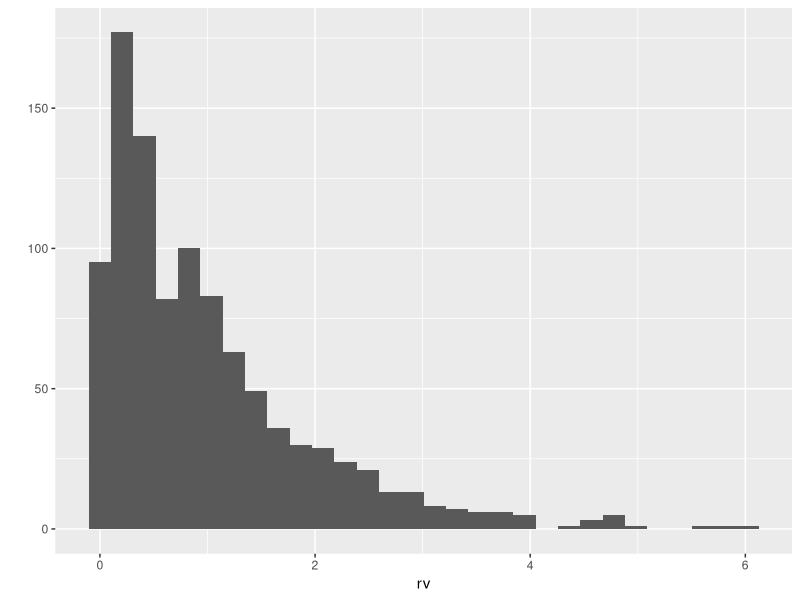
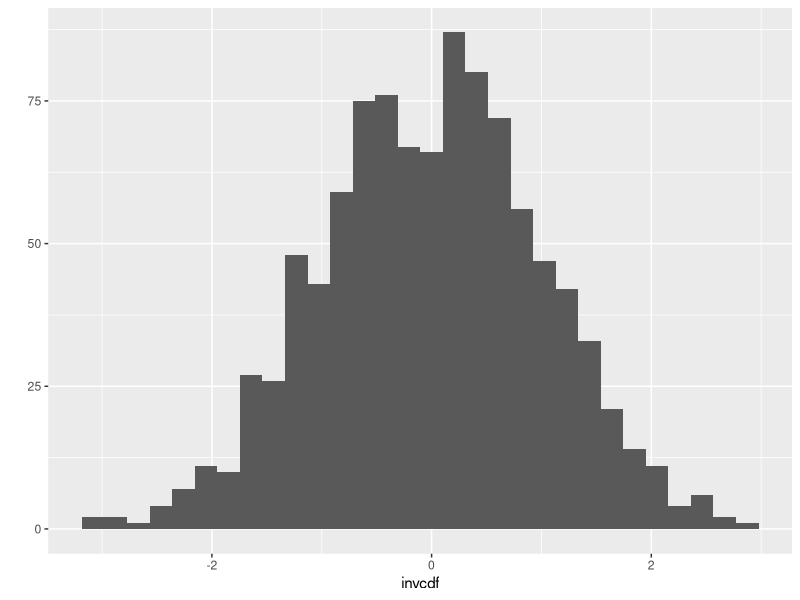
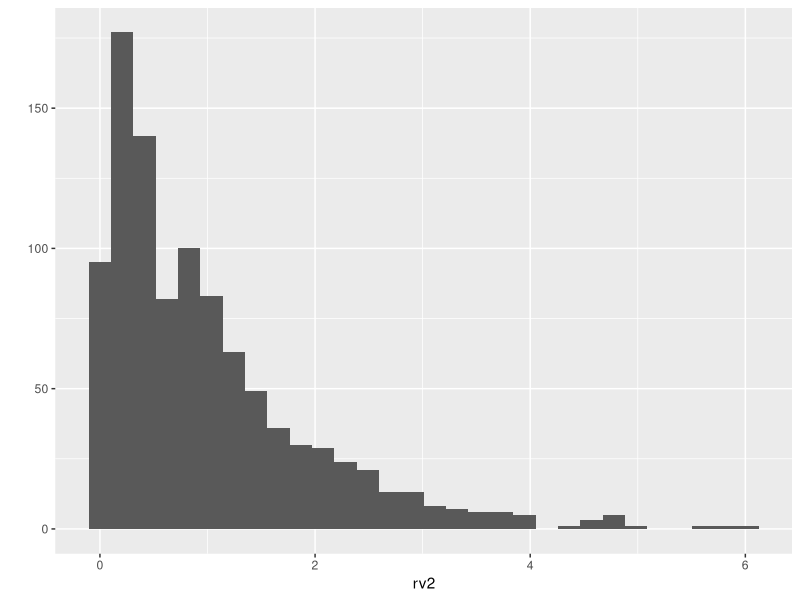
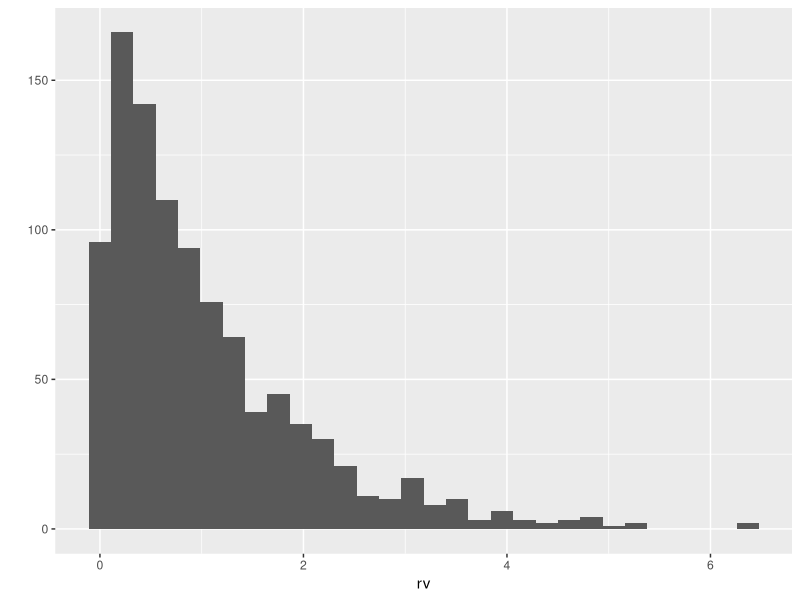
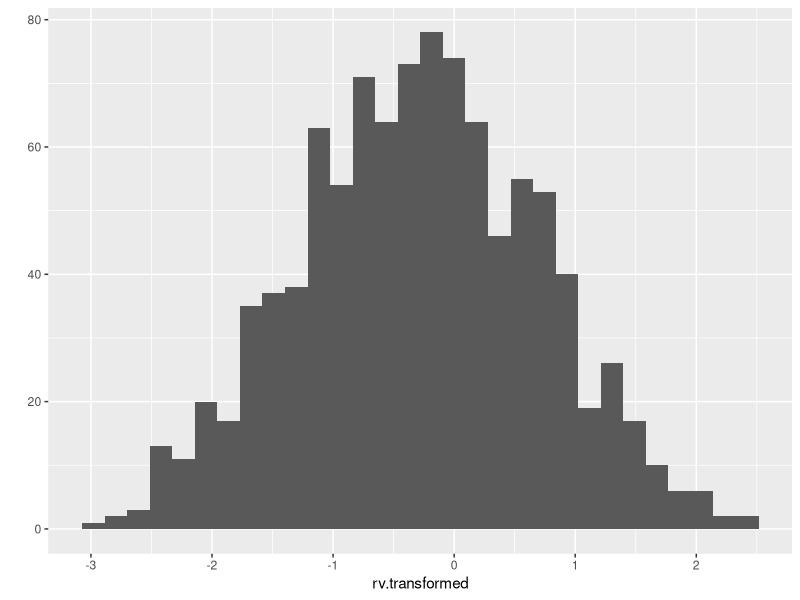

The R source for these figures, in order:
## how to transform a non-normal RV to Normal

## Method 1: use inverse cdf
library(ggplot2)
rv <- sort(rexp(1000))
# rv <- sort(rbeta(1000, shape1 = 1, shape2 = 7)) ### another example
qplot(rv)
cdfy <- pexp(rv)
# cdfy <- pbeta(rv, shape1 = 1, shape2 = 7)
cdfy
invcdf <- qnorm(cdfy)
invcdf
qplot(invcdf)

shapiro.test(invcdf)

## how to transform it back to the original distribution
cdfy2 <- pnorm(invcdf)
rv2 <- qexp(cdfy2)
# rv2 <- qbeta(cdfy2, shape1 = 1, shape2 = 7)
qplot(rv2)

## check rv and rv 2 are the same
head(rv - rv2)

#######################################

## Method 2: use box-cox transformation
library(caret)
rv <- rexp(1000, rate = 1)
# rv <- rbeta(1000, shape1 = 1, shape2 = 7) ### another example
qplot(rv)
rv.bc <- BoxCoxTrans(rv)
rv.bc
bc.lambda <- rv.bc$lambda
## rv.transformed <- log(rv) ## if lambda = 0, do a log transform
rv.transformed <- (rv^bc.lambda - 1) / bc.lambda
qplot(rv.transformed)

shapiro.test(rv.transformed)


BoxCoxTransformation = function(original_data) {
  lambda = BoxCoxTrans(original_data)$lambda
  return((original_data ** lambda - 1)/ lambda)
}
